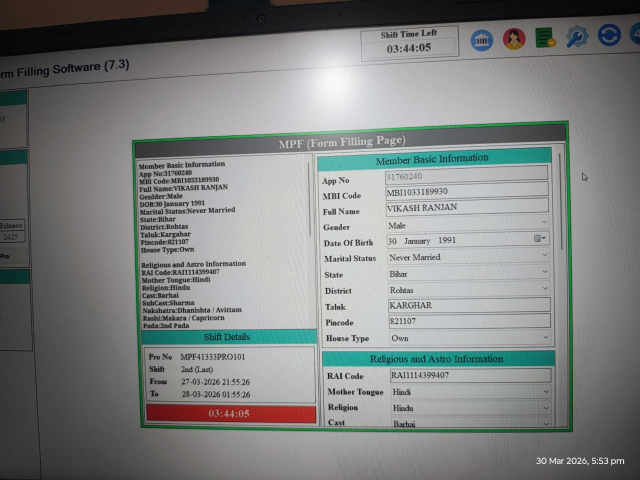
#> input picture WhatsApp Image 2026-03-30 at 5.54.51 PM.jpeg, 1280 x 960 px (shown at 1/2 size)
$ python -i ocr.py   (imports and definitions only)
#> lines starting #> are read from the running program, lines starting #| are printed output that depends on the picture; after the words box and inside, x2 and y2 are one past the last pixel; in counts of white or black regions, pixels touching at a corner belong together
#> further down, picture is the input picture: shape (960, 1280, 3); mean B, G, R 129, 130.3, 127.1
"""
ocr.py — OCR Text Extraction Module
Uses Tesseract + OpenCV for robust text and label-value extraction from screen captures.
"""

import cv2
import numpy as np
import pytesseract
from PIL import Image
import re
import logging
import os

logger = logging.getLogger("OCR")

# --- Tesseract path: search common locations ---
_TESS_CANDIDATES = [
    r"C:\Program Files\Tesseract-OCR\tesseract.exe",
    r"C:\Program Files (x86)\Tesseract-OCR\tesseract.exe",
    r"C:\Users\deeks\AppData\Local\Programs\Tesseract-OCR\tesseract.exe",
]
TESSERACT_CMD = next((p for p in _TESS_CANDIDATES if os.path.exists(p)), "tesseract")
pytesseract.pytesseract.tesseract_cmd = TESSERACT_CMD
# [1 line not run here, left out]


def preprocess_image(img: np.ndarray, enhance_contrast: bool = True) -> np.ndarray:
    """Preprocess image for optimal OCR accuracy on the MRJ data pane."""
#> called with enhance_contrast = True
    gray = cv2.cvtColor(img, cv2.COLOR_BGR2GRAY)
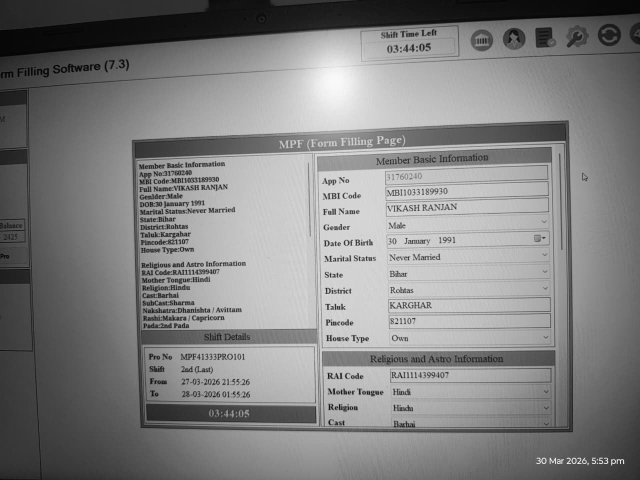
#> gray: shape (960, 1280) (shown at 1/2 size); min 0, max 255, mean 129.2

    if enhance_contrast:
        # CLAHE for local contrast enhancement — great for the gray MRJ pane
        clahe = cv2.createCLAHE(clipLimit=2.0, tileGridSize=(8, 8))
        gray = clahe.apply(gray)
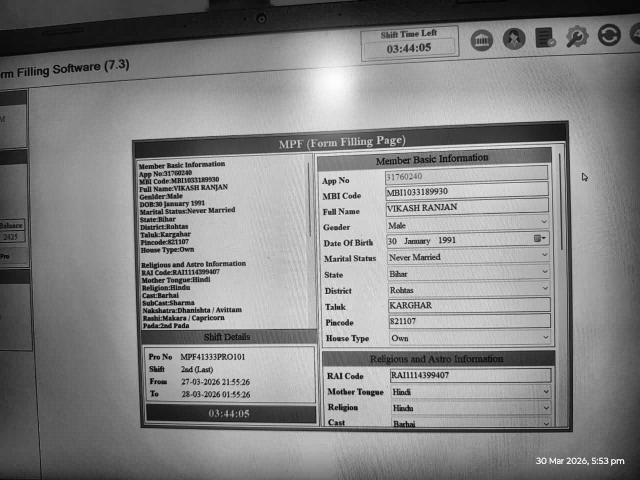
#> gray: shape (960, 1280) (shown at 1/2 size); min 0, max 255, mean 133.8

    # Upscale for better OCR
    scale = 2.5
    gray = cv2.resize(gray, None, fx=scale, fy=scale, interpolation=cv2.INTER_CUBIC)
#> gray: shape (2400, 3200)

    # Adaptive threshold
    thresh = cv2.adaptiveThreshold(
        gray, 255, cv2.ADAPTIVE_THRESH_GAUSSIAN_C,
        cv2.THRESH_BINARY, 11, 2
    )
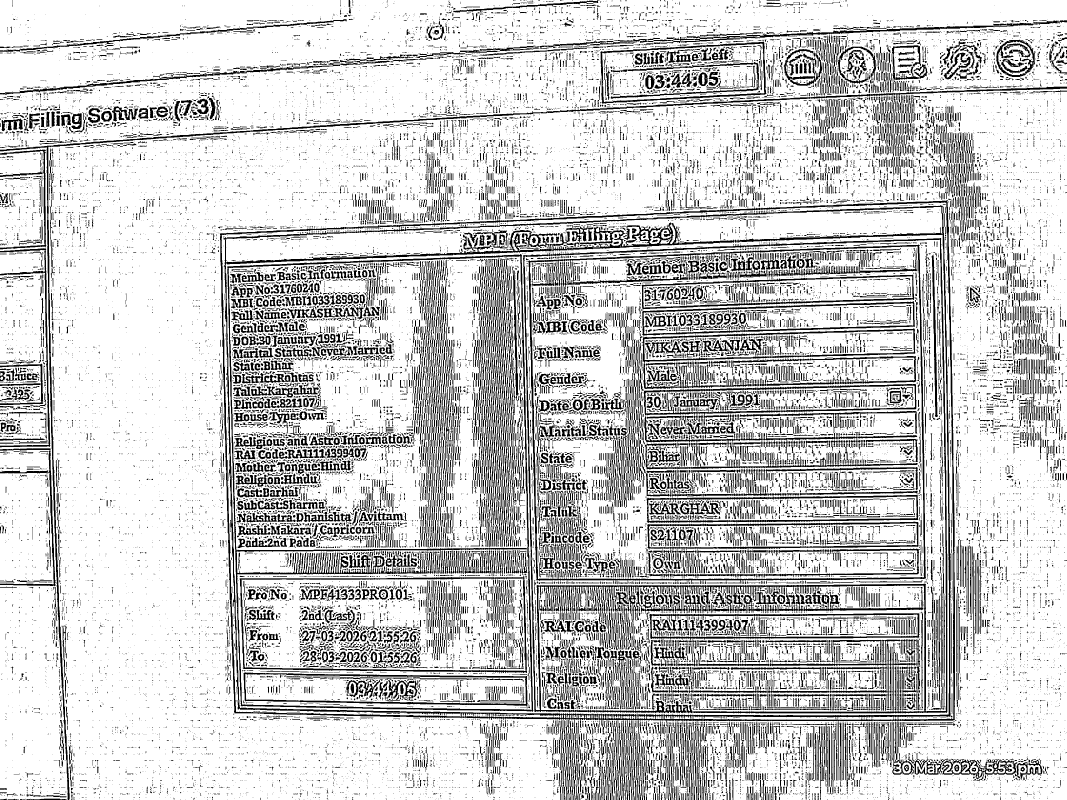
#> thresh: shape (2400, 3200) (shown at 1/3 size); 80.1% white; 32497 black regions (23812 under 20 px), largest, box (x1, y1, x2, y2) and area: (659, 600, 2865, 2400) 97854, (1569, 714, 2842, 2141) 69986, (681, 762, 1600, 2136) 37073
    # Denoise
    denoised = cv2.fastNlMeansDenoising(thresh, h=10)
    return denoised


# [81 lines left out: functions extract_text_blocks, extract_full_text, parse_label_value_pairs, extract_from_region, not called in this run]

>>> import cv2
>>> picture = cv2.imread('WhatsApp Image 2026-03-30 at 5.54.51 PM.jpeg')
>>> result = preprocess_image(picture)

$ run again, on WhatsApp Image 2026-03-30 at 5.54.58 PM.jpeg
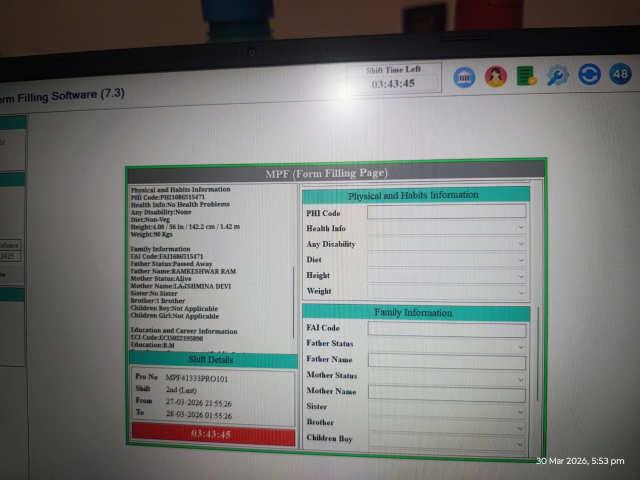
#> input picture WhatsApp Image 2026-03-30 at 5.54.58 PM.jpeg, 1280 x 960 px (shown at 1/2 size)
#> picture is the input picture: shape (960, 1280, 3); mean B, G, R 121, 123, 120.8
#> in preprocess_image, `gray = clahe.apply(gray)`:
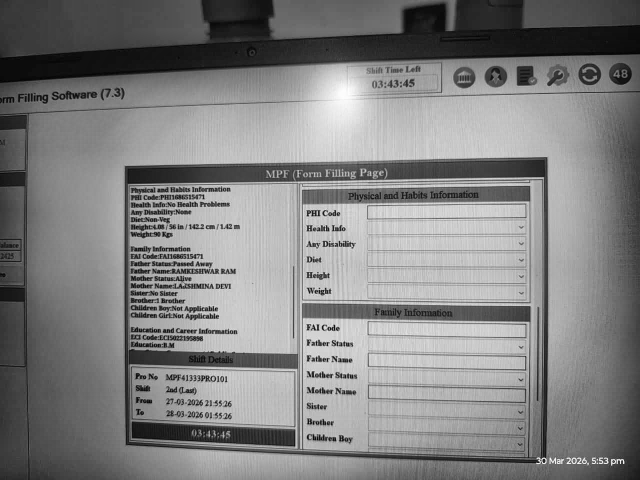
#> gray: shape (960, 1280) (shown at 1/2 size); min 0, max 255, mean 128.6
#> in preprocess_image, `thresh = cv2.adaptiveThreshold( gray, 255, cv2.ADAPTIVE_THRESH_GAUSSIA..`:
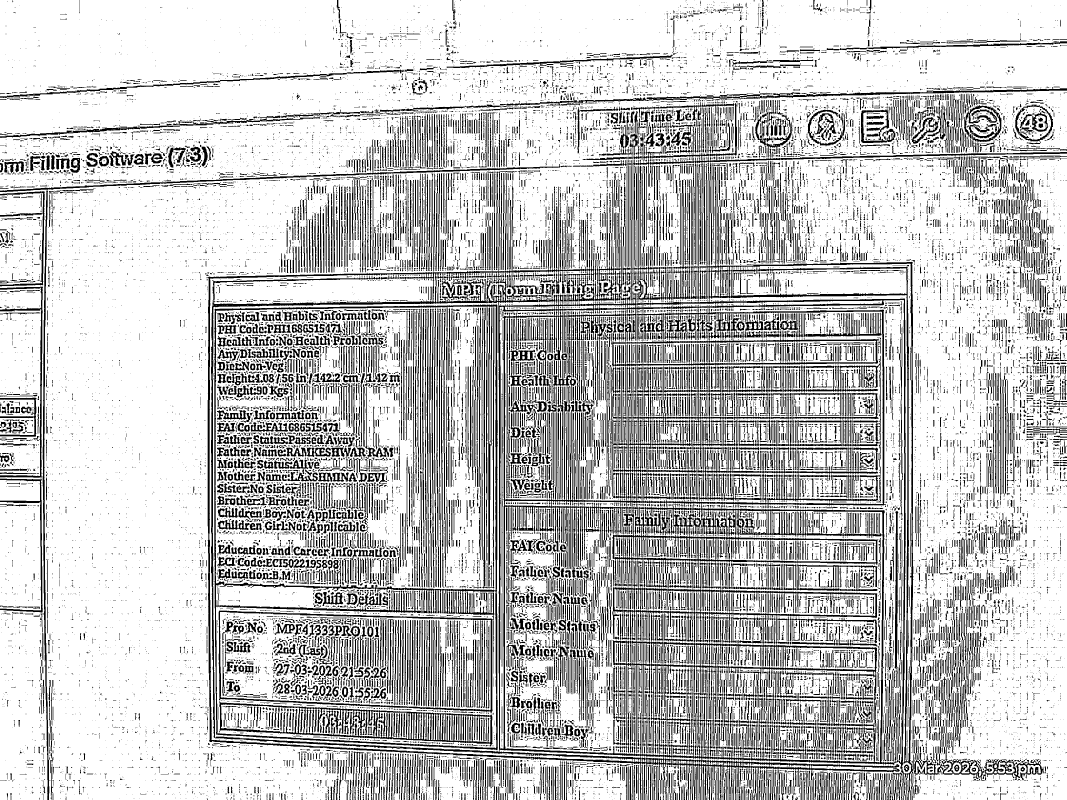
#> thresh: shape (2400, 3200) (shown at 1/3 size); 77.1% white; 25251 black regions (17652 under 20 px), largest, box (x1, y1, x2, y2) and area: (623, 309, 3200, 2400) 431839, (642, 913, 1494, 2251) 56224, (658, 2103, 1478, 2239) 21503
